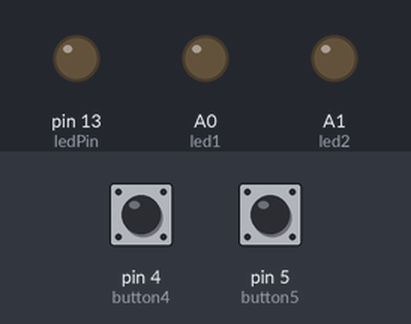
Bench run of a sketch on a simulated Teensy 4. Parts: output pins drawn as LEDs (lit = HIGH). The inputs (shaded band) are chosen by the test bench; at power-on: pin 4 (button4) HIGH, pin 5 (button5) HIGH.

Above: at 11.8 s.
11.9 s: pin 4 (button4) pulled LOW for 0.15 s
At 12.6 s:
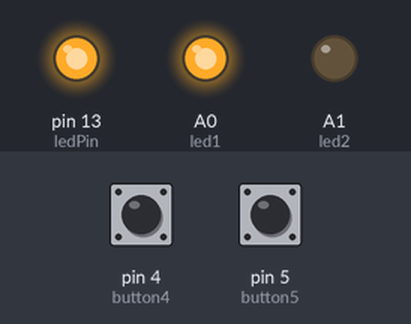
13.6 s: pin 5 (button5) pulled LOW for 1 s
At 15.3 s:
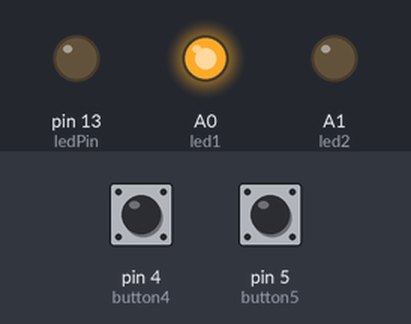
16.2 s: pin 5 (button5) pulled LOW for 3.2 s
At 17.7 s:
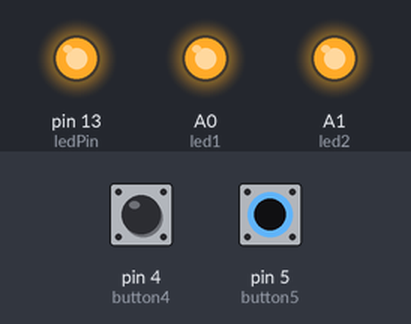
21.0 s: pin 4 (button4) pulled LOW for 1 s
At 23.2 s:
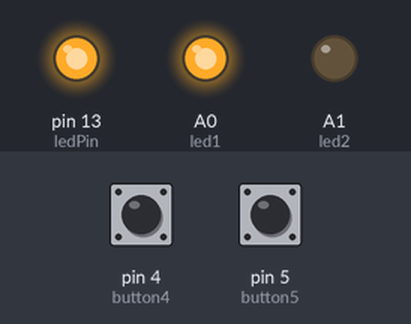
23.5 s: pin 4 (button4) driven LOW and pin 5 (button5) driven LOW
At 24.5 s:
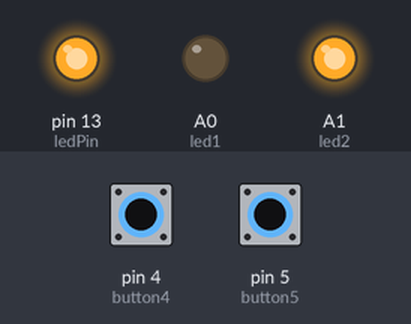
Timing chart, 0 to 26.1 s (numbered marks = the images above; inputs shaded):
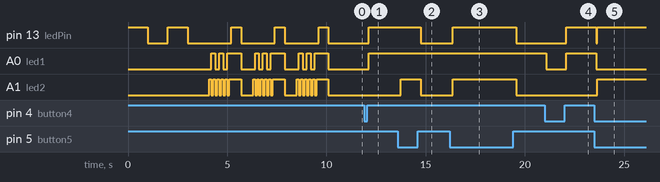

The sketch:

redbutton_1.ino
```cpp
/* BIG RED BUTTON Midi Controller - f
or Teensy v3.1 Based on Teensy Midi example.
v2 _ Debounce At 80 | New Startup Sequence _|

By Olivier Jean for Perceptual Engineering

*/

#include <Bounce.h>

// the MIDI channel number to send messages
const int channel = 5;

// We're using INT PIN 2 & 3
// Create Bounce objects for each button.  The Bounce object
// automatically deals with contact chatter or "bounce", and
// it makes detecting changes very simple.
// Default is 5ms changed to 80ms

Bounce button4 = Bounce(4, 80);  // small button
Bounce button5 = Bounce(5, 150);  // big red button

const int ledPin = 13; // onnboard led
const int led1 = 14; // pad 1
const int led2 = 15; // pad 2


void setup() {

// Initialize button Pins

pinMode(4, INPUT_PULLUP); // Button 1 ( toggle switch always open )
pinMode(5, INPUT_PULLUP); // Button 2 ( Big RED ONE ( always closed ) )

// Initialize LED's
pinMode(ledPin, OUTPUT);
pinMode(led1, OUTPUT);
pinMode(led2, OUTPUT);


 // Startup blink of LED's to signal all is good
     // Quick Loop on diagnostic LED
 for ( int i = 1; i < 3; i++){
  digitalWrite(ledPin, HIGH);
  delay(1000);
  digitalWrite(ledPin, LOW);
  delay(1000);
 }

// Fancy LED chase :)
for (int i=0; i<3; i++){
  for(int i=0;i<12;i++){  // increment automatically from 0 to 15
    int a=i%2;      // calculate LSB
    int b=i/2 %2;
    int c=i/4 %2;
    int d=i/8 %2;  //claculate MSB
    digitalWrite(led1,d);   //write MSB
    digitalWrite(led2,c);
    digitalWrite(led1,b);
    digitalWrite(led2,a);  // write LSB
    delay(100);     // wait for a second
    }
  digitalWrite(ledPin, HIGH);
  digitalWrite(led1, HIGH);  // turn the LED on (HIGH is the voltage level)
  digitalWrite(led2, HIGH);  // turn the LED on (HIGH is the voltage level)
  delay(500);               // wait for a second
  digitalWrite(ledPin, LOW);
  digitalWrite(led1, LOW);  // turn the LED off by making the voltage LOW
  digitalWrite(led2, LOW);  // turn the LED off by making the voltage LOW
  delay(500);
  }
}

// MAIN PROGRAM -----

void loop() {
  // Update all the buttons.  There should not be any long
  // delays in loop(), so this runs repetitively at a rate
  // faster than the buttons could be pressed and released.

  button4.update();
  button5.update();

  // Check each button for "falling" edge.
  // Send a MIDI Note On message when each button presses
  // Update the Joystick buttons only upon changes.
  // falling = high (not pressed - voltage from pullup resistor)
  //           to low (pressed - button connects pin to ground)


if (button4.fallingEdge()) {
    usbMIDI.sendNoteOff(64, 00, channel);  // 63 = E4
    digitalWrite(ledPin, LOW);
    digitalWrite(led1, LOW);
    }

if (button5.fallingEdge()) {
    usbMIDI.sendNoteOn(65, 99, channel);  // 65 = F4
    digitalWrite(ledPin, HIGH);
    digitalWrite(led2, HIGH);
    }


  // Check each button for "rising" edge
  // Send a MIDI Note Off message when each button releases
  // For many types of projects, you only care when the button
  // is pressed and the release isn't needed.
  // rising = low (pressed - button connects pin to ground)
  //          to high (not pressed - voltage from pullup resistor)

  if (button4.risingEdge()) {
    usbMIDI.sendNoteOn(64, 99, channel);  // 63 = E4
    digitalWrite(ledPin, HIGH);
    digitalWrite(led1, HIGH);

  }
  if (button5.risingEdge()) {
    usbMIDI.sendNoteOff(65, 0, channel);  // 65 = F4
    digitalWrite(ledPin, LOW);
    digitalWrite(led2, LOW);
  }


  // MIDI Controllers should discard incoming MIDI messages.
  // http://forum.pjrc.com/threads/24179-Teensy-3-Ableton-Analog-CC-causes-midi-crash
  while (usbMIDI.read()) {
    // ignore incoming messages
  }
  delay(2);
}
```

Measured:
- after the input at 11.9 s, pin 13 (ledPin), A0 (led1): LOW → HIGH after 0.23 s
- after the input at 13.6 s, pin 13 (ledPin): HIGH → LOW after 1.2 s; A1 (led2): LOW → HIGH after 0.15 s, → LOW 1.0 s later
- after the input at 16.2 s, pin 13 (ledPin), A1 (led2): LOW → HIGH after 0.15 s, → LOW 3.2 s later
- after the input at 21.0 s, pin 13 (ledPin): LOW → HIGH after 1.1 s; A0 (led1): HIGH → LOW after 0.08 s, → HIGH 1.0 s later
- after the input at 23.5 s, pin 13 (ledPin): HIGH → LOW after 0.08 s, → HIGH 0.07 s later; A0 (led1): HIGH → LOW after 0.08 s; A1 (led2): LOW → HIGH after 0.15 s
